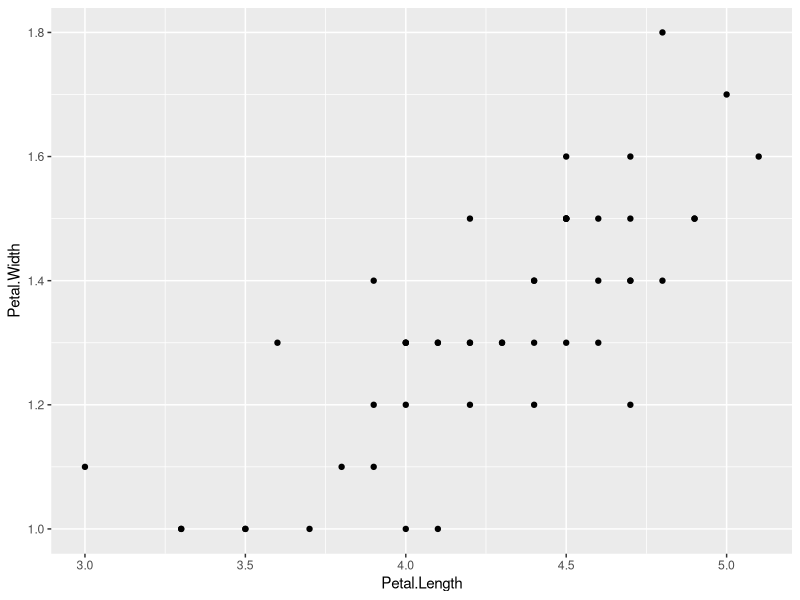

Write R code to recreate this figure.
library(tidyverse)
library(modelr)

summary(iris)


df <- iris

df_versicolor <- df %>%
  filter(Species == 'versicolor')

ggplot(df_versicolor) +
  geom_point(mapping = aes(x = Petal.Length, y = Petal.Width))


# Modelo : Como se comporta la variable Target(Eje Y), en funcion de la variable Explicativa (Eje X)
# Este modelo tiene la forma de una funcion lineal en este caso Y = a + pendiente.X

mod <- lm(data = df_versicolor, Petal.Width ~ Petal.Length)

summary(mod)
# Intercept (Intercepto): -0.08429
  # Este es el valor de Petal.Width cuando Petal.Length es 0.
df <- df %>% add_predictions(model=mod)




# Representamos la linea del modelo
